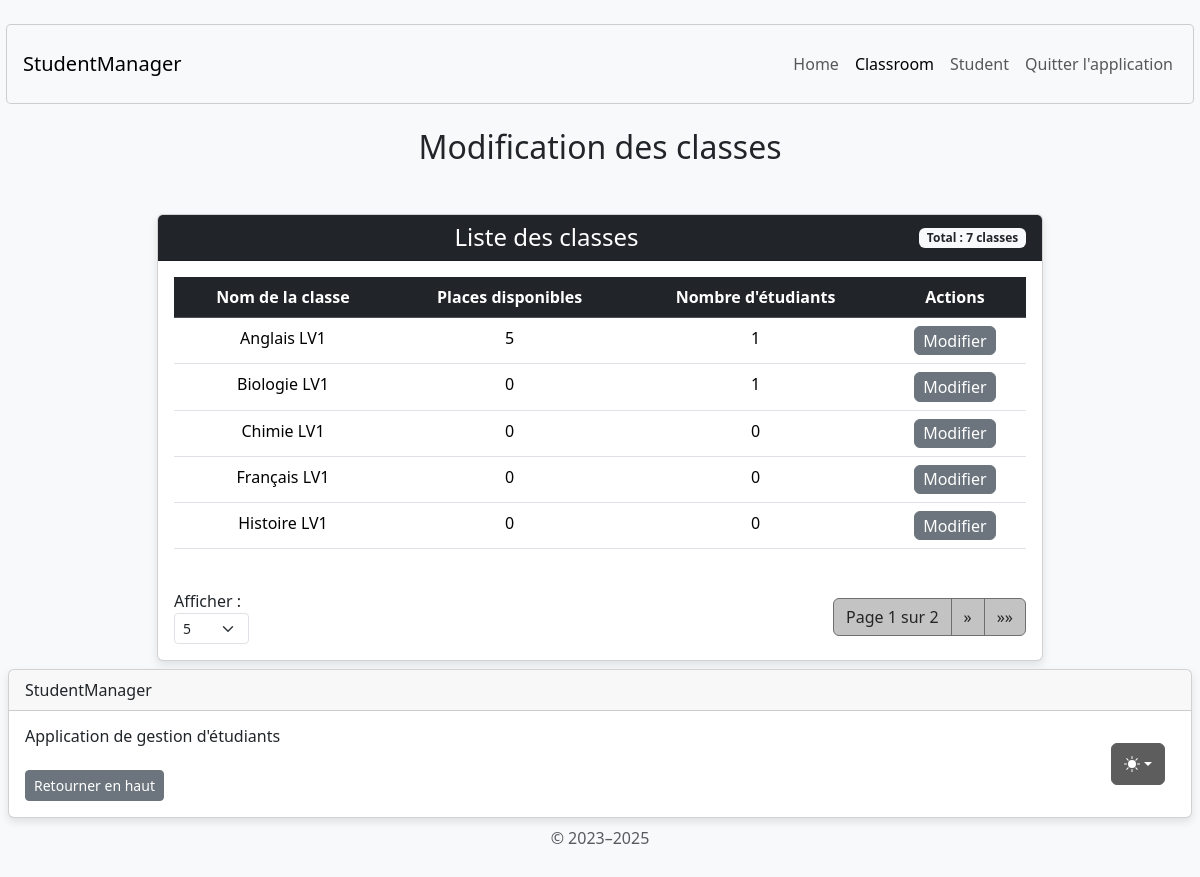
The page /classroom/update/ on the database its author committed.
### classroom/models.py (models this page shows, shortened)
class Classroom(models.Model):
    classroom_name = models.CharField(max_length=255)
    number_of_places_available = models.PositiveIntegerField(default=0)
    @property
    def student_count(self):
        return self.students.count()

### classroom/views.py (the view, shortened to what this page needs)
# urls.py: path('classroom/update/', update_classroom_info_view, name='update_classroom_info'),
def update_classroom_info_view(request, classroom_id=None):
    per_page_options = [5, 10, 50, 100]
    try:
        items_per_page = int(request.GET.get('items_per_page', 5))
        items_per_page = items_per_page if items_per_page in per_page_options else 5
    except (ValueError, TypeError):
        items_per_page = 10
    classrooms = Classroom.objects.all().order_by('classroom_name')
    paginator = Paginator(classrooms, items_per_page)
    page_number = request.GET.get('page')
    page_obj = paginator.get_page(page_number)
    context = {
        'page_obj': page_obj,
        'has_classrooms': classrooms.exists(),
        'items_per_page': items_per_page,
        'per_page_options': per_page_options,
    }
    return render(request, 'classroom/update_classroom_info.html', context)

### classroom/templates/classroom/update_classroom_info.html (shortened to what this page needs)
{% extends 'home/base.html' %}
{% load static %}
{% block content %}
<body class="d-flex align-items-center py-4 bg-body-tertiary">
    <main class="container text-center">
        <h2 class="mb-4 mt-4">Modification des classes</h2>
        <div class="container mt-5">
            <div class="row justify-content-center">
                <div class="col-md-10">
                    <div class="card">
                        <div class="card-header bg-dark text-white d-flex justify-content-between align-items-center">
                            <h4 class="mb-0 flex-grow-1 text-center">Liste des classes</h4>
                            <span class="badge bg-light text-dark">
                                Total : {{ page_obj.paginator.count }} classes
                            </span>
                        </div>
                        <div class="card-body">
                            {% if has_classrooms %}
                            <div class="table-responsive">
                                <table class="table table-hover">
                                    <thead class="table-dark">
                                        <tr>
                                            <th scope="col">Nom de la classe</th>
                                            <th scope="col">Places disponibles</th>
                                            <th scope="col">Nombre d'étudiants</th>
                                            <th scope="col">Actions</th>
                                        </tr>
                                    </thead>
                                    <tbody>
                                        {% for classroom in page_obj %}
                                        <tr>
                                            <td>{{ classroom.classroom_name }}</td>
                                            <td>{{ classroom.number_of_places_available }}</td>
                                            <td>{{ classroom.student_count }}</td>
                                            <td>
                                                <button type="button" class="btn btn-secondary btn-custom-hover btn-custom-padding"
                                                    data-bs-toggle="modal"
                                                    data-bs-target="#editModal{{ classroom.id }}">
                                                    Modifier
                                                </button>
                                            </td>
                                        </tr>
                                        {% endfor %}
                                    </tbody>
                                </table>
                            </div>
                            <div class="pagination-container mt-4 d-flex justify-content-between align-items-center">
                                <div>
                                    <form method="GET" class="form-inline">
                                        <label for="items_per_page" class="me-2">Afficher :</label>
                                        <select name="items_per_page" id="items_per_page" class="form-select form-select-sm" onchange="this.form.submit()">
                                            {% for option in per_page_options %}
                                            <option value="{{ option }}" {% if items_per_page == option %}selected{% endif %}>{{ option }}</option>
                                            {% endfor %}
                                        </select>
                                    </form>
                                </div>
                                <nav>
                                    <ul class="pagination mb-0">
                                        <li class="page-item disabled">
                                            <span class="page-link">
                                                Page {{ page_obj.number }} sur {{ page_obj.paginator.num_pages }}
                                            </span>
                                        </li>
                                        {% if page_obj.has_next %}
                                        <li class="page-item">
                                            <a class="page-link" href="?page={{ page_obj.next_page_number }}&items_per_page={{ items_per_page }}" aria-label="Next">
                                                <span aria-hidden="true">&raquo;</span>
                                            </a>
                                        </li>
                                        <li class="page-item">
                                            <a class="page-link" href="?page={{ page_obj.paginator.num_pages }}&items_per_page={{ items_per_page }}" aria-label="Last">
                                                <span aria-hidden="true">&raquo;&raquo;</span>
                                            </a>
                                        </li>
                                        {% endif %}
                                    </ul>
                                </nav>
                            </div>
                            {% else %}
                            <div class="alert alert-info" role="alert">
                                Il n'y a pas de classes à afficher.
                            </div>
                            {% endif %}
                        </div>
                    </div>
                </div>
            </div>
        </div>
    </main>
</body>
{% endblock content %}

### home/templates/home/base.html (style rules this page uses)
body { display: flex; flex-direction: column; min-height: 100vh; }
main { flex: 1; }

### classroom/templates/classroom/update_classroom_info.html (style rules this page uses)
.btn-custom-padding { padding: 0.1rem 0.5rem; }
.card { box-shadow: 0 4px 8px rgba(0, 0, 0, 0.1); }
.pagination .page-item .page-link { color: #252525; background-color: #c3c3c3; border-color: #6f6f6f; transition: all 0.3s ease; outline: none !important; box-shadow: none !important; }
.pagination .page-item.disabled .page-link { background-color: #c3c3c3; border-color: #6f6f6f; color: #252525; }
.pagination-container { display: flex; justify-content: space-between; align-items: center; flex-wrap: wrap; }

### rows shown on the page
Classroom: classroom_name "Anglais LV1", number_of_places_available "5", student_count "1"
Classroom: classroom_name "Biologie LV1", number_of_places_available "0", student_count "1"
Classroom: classroom_name "Chimie LV1", number_of_places_available "0", student_count "0"
Classroom: classroom_name "Français LV1", number_of_places_available "0", student_count "0"
Classroom: classroom_name "Histoire LV1", number_of_places_available "0", student_count "0"

### other values the page prints
{{ page_obj.paginator.count }} "7"
{{ page_obj.number }} "1"
{{ page_obj.paginator.num_pages }} "2"
form field items_per_page "5"
